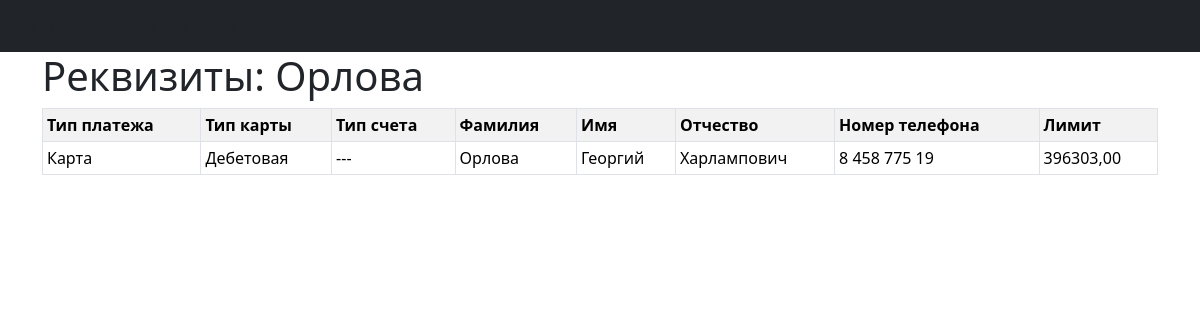
/show_req/32/, run on the app's committed database.
### info_pay/models.py (models this page shows, shortened)
class Requisit(models.Model):
    Choices_pay = [
        ('Карта', "Карта"),
        ('Платежный счет', "Платежный счет")
    ]
    Choices_card = [
        ('Дебетовая', 'Дебетовая'),
        ('Кредитная', 'Кредитная'),
        ('Предоплаченная', 'Предоплаченная')
    ]
    Choices_account = [
        ('Текущий', 'Текущий'),
        ('Сберегательный', 'Сберегательный'),
        ('Бизнес-счет', 'Бизнес-счет')
    ]
    type_payment = models.CharField(max_length=20, choices=Choices_pay, default='Card')
    last_name = models.CharField(max_length=50)
    first_name = models.CharField(max_length=50)
    middle_name = models.CharField(max_length=50, blank=True, null=True)
    phone = models.CharField(max_length=12)
    limit = models.DecimalField(max_digits=10, decimal_places=2, default=0.00)
    card_type = models.CharField(choices=Choices_card, max_length=20, blank=True, null=True)
    account_type = models.CharField(choices=Choices_account, max_length=20, blank=True, null=True)

### info_pay/views.py (the view)
# urls.py: path('show_req/<int:pk>/', ShowReqView.as_view(), name='show_req'),
class ShowReqView(DetailView):
    model = Requisit
    template_name = 'show_req.html'

### info_pay/templates/show_req.html (shortened to what this page needs)
{% extends "base.html" %}
{% block body %}
	<h1>Реквизиты: {{object.last_name}}</h1>
        <table id="table" class="table table-striped table-bordered table-sm">
            <tr>
                <th id="type_pay">Тип платежа</th>
                <th>Тип карты</th>
                <th>Тип счета</th>
                <th>Фамилия</th>
                <th>Имя</th>
                <th>Отчество</th>
                <th>Номер телефона</th>
                <th>Лимит</th>
            </tr>
                <tr>
                    <td>{{ object.type_payment }}</td>
                    {% if object.card_type is None %}
                        <td>---</td>
                    {% else %}
                        <td>{{ object.card_type }}</td>
                    {% endif %}
                    {% if object.account_type is None %}
                        <td>---</td>
                    {% else %}
                        <td>{{ object.account_type }}</td>
                    {% endif %}
                    <td>{{ object.last_name }}</td>
                    <td>{{ object.first_name}}</td>
                    <td>{{ object.middle_name}}</td>
                    <td>{{ object.phone }}</td>
                    <td>{{ object.limit }}</td>
                </tr>
        </table>
{% endblock %}

### data on the page
Requisit: last_name "Орлова", type_payment "Карта", card_type "Дебетовая", first_name "Георгий", middle_name "Харлампович", phone "8 458 775 19", limit "396303,00"
